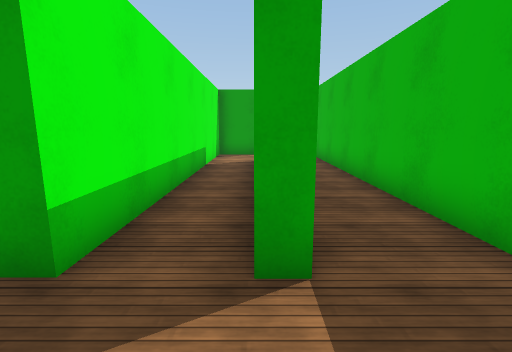
View 1 (above)

24 first-person views from a walk through a Unity game level. The camera is 1.4 m above the floor, tilts 10° down and sees 85° across. The floor is counted in squares, 1.07 m on a side. Each view is taken from the middle of a square. On the plan, view 1 faces up. The plan holds only what a view shows up to about 13 squares ahead; the rest is blank. The place goes on beyond the plan. The player is left out. Surface patterns are stand-ins for the level's own textures.

View 2
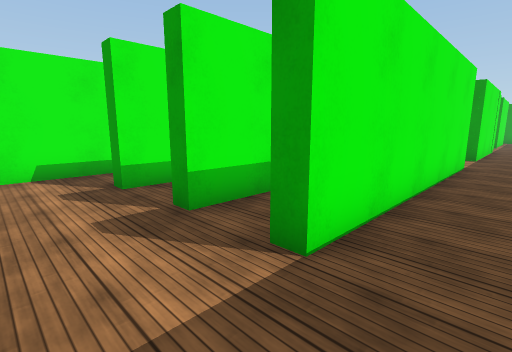

View 3
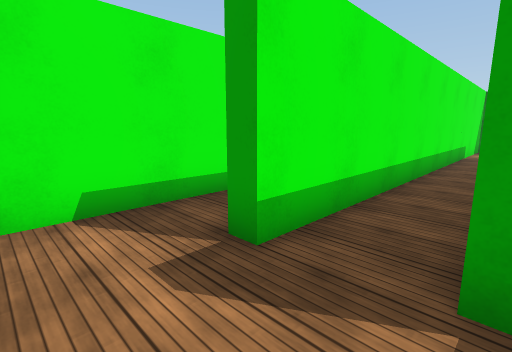

View 4
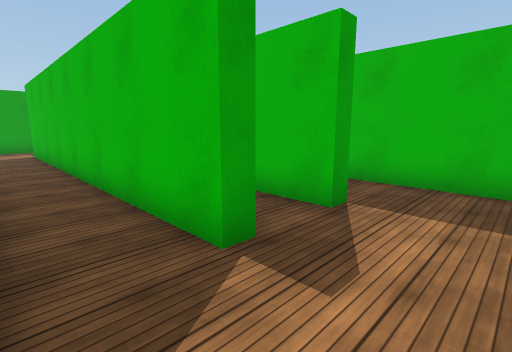

View 5
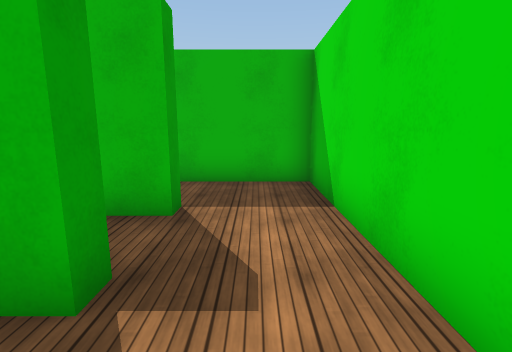

View 6
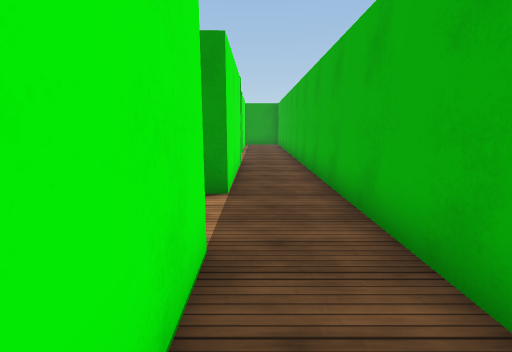

View 7
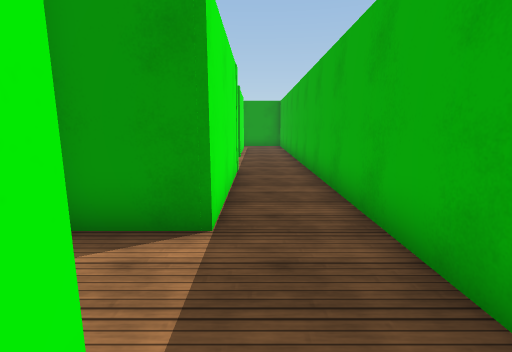

View 8
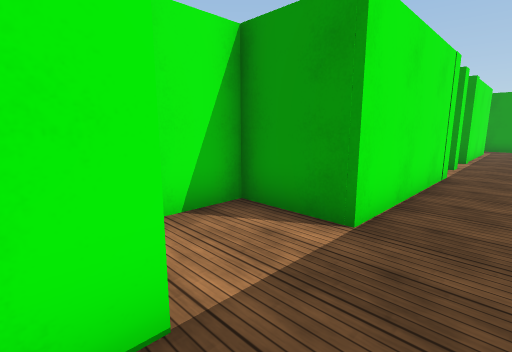

View 9
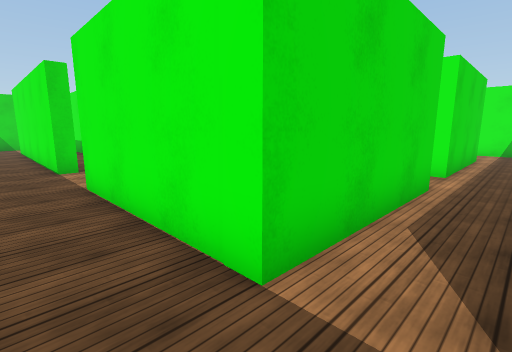

View 10
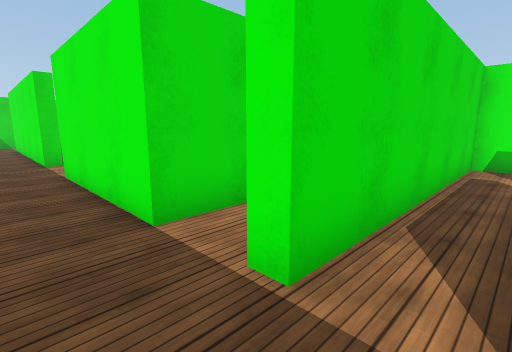

View 11
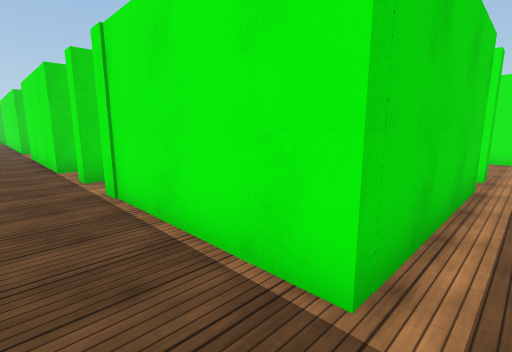

View 12
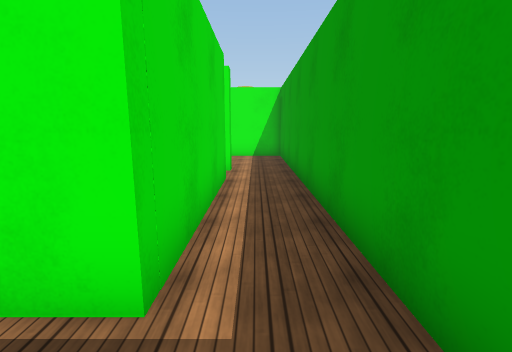

View 13
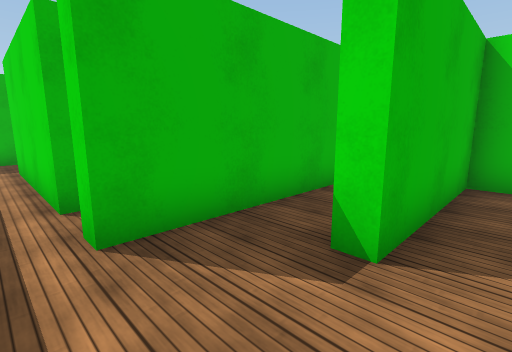

View 14
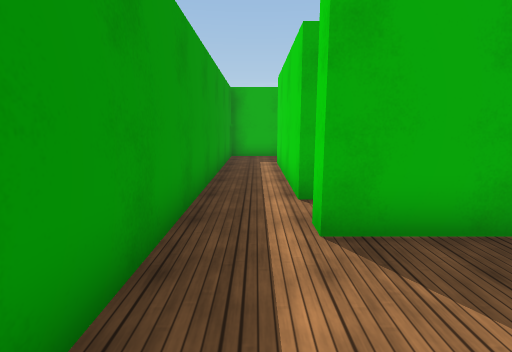

View 15
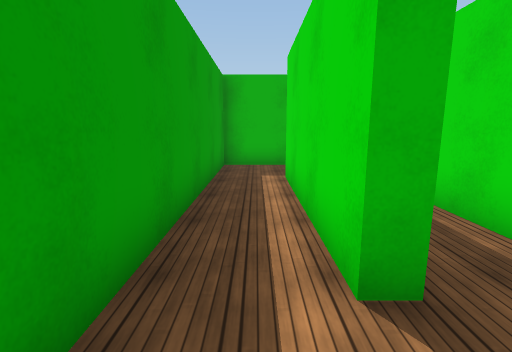

View 16
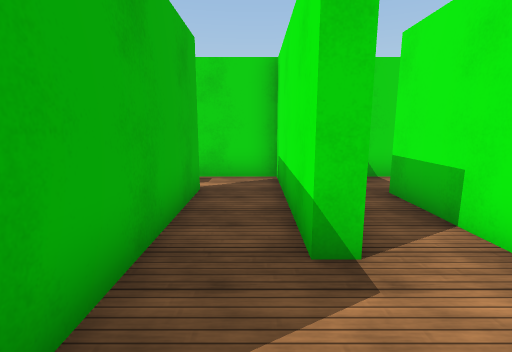

View 17
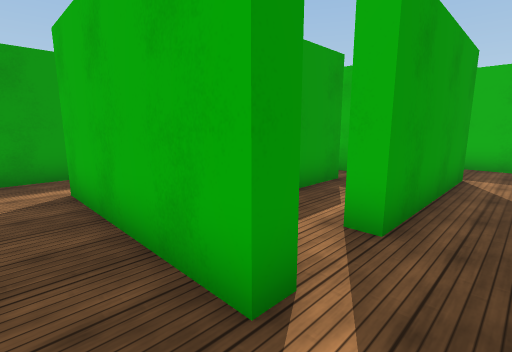

View 18
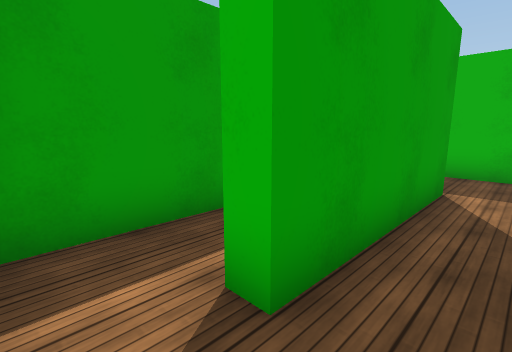

View 19
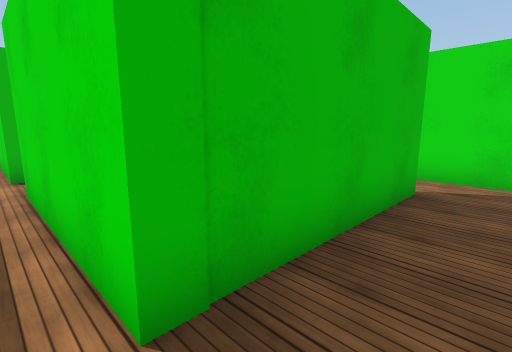

View 20
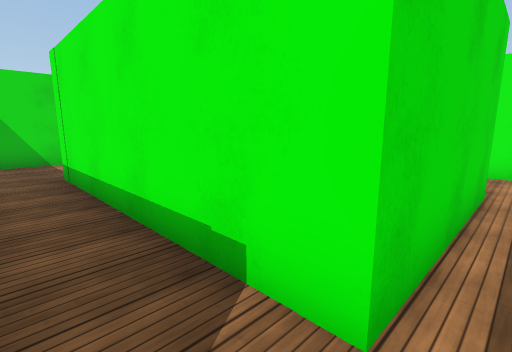

View 21
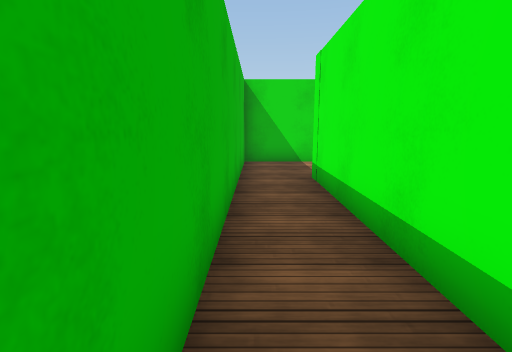

View 22
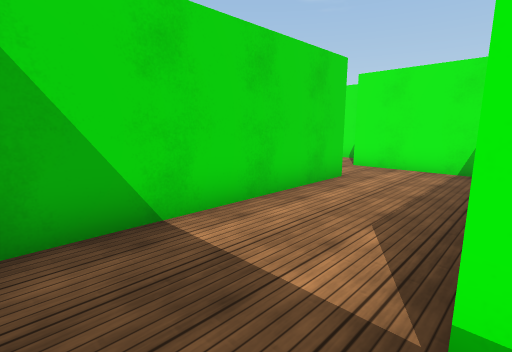

View 23
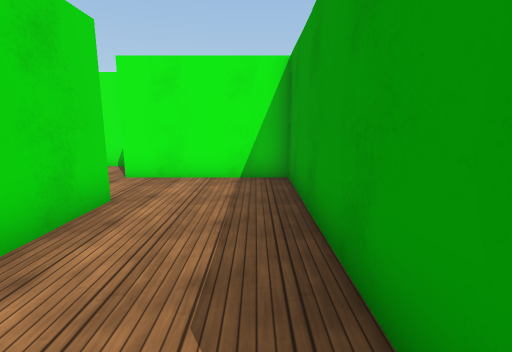

View 24
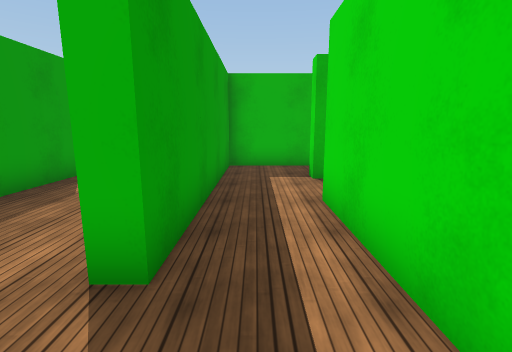

### Floor plan
Points are (right, up) in squares from view 1. A wall is a line through its corners. A room is listed if a view was taken in it or the views show most of it. See-through windows are left out.
Room 1 (views 1, 2, 3, 4, 5, 6, 7, 8, 9)
walls: (-0.1, 10.7) (0.5, 10.7) (0.5, 2.3) (0, 2.3) (0, 4); (-6.5, 2.6) (-6.5, 0.1); (-4.1, 15.6) (-4.1, 2.1) (-4.6, 2.1); (-2.8, -0.3) (2.6, -0.3) (2.6, 20.5); (0.5, 18.4) (0.5, 13.4) (-1.7, 13.4) (-1.7, 2.3) (-2.2, 2.3) (-2.2, 15.5); (0.3, 20.7) (0.3, 20.1)
ways out: opening at (1.5, 20) to room 2; opening at (0, 19) to room 6; opening at (-5.5, 3.5) to room 8; opening at (-3, 15)
Room 2 (views 10, 11, 12)
walls: (2.6, 26.9) (2.6, 29.1) (-6.5, 29.1); (2.6, 20.5) (2.6, 23); (-5.1, 27.2) (0.3, 27.2) (0.3, 22.2)
ways out: opening at (1.5, 20) to room 1; opening at (-7, 28) to room 3; opening at (0, 21) to room 4; opening at (-6, 27) to room 9
Room 3 (views 13, 14, 15, 16, 17)
walls: (-9.1, 25.4) (-8.6, 25.4) (-8.6, 20.7) (-6.6, 20.7); (-6.2, 22.2) (-6.8, 22.2) (-6.8, 27.2) (-6.2, 27.2); (-6.5, 29.1) (-10.7, 29.1) (-10.7, 26.9)
ways out: opening at (-7, 28) to room 2; opening at (-7, 21.5) to room 4; opening at (-10, 25)
Room 4 (view 18)
walls: (-1.5, 24.5) (-6, 24.5); (-6.6, 20.7) (0.3, 20.7); (0.3, 22.2) (-4.6, 22.2) (-4.6, 22.8)
ways out: opening at (0, 21) to room 2; opening at (-7, 21.5) to room 3; opening at (-1, 25) to room 9
Room 5 (view 19)
walls: (-11.4, 12.9) (-11.4, 18.4) (-6.5, 18.4); (-14.2, 19.4) (-14.2, 18.1); (-12.8, 11.3) (-10.9, 11.3)
ways out: opening at (-7, 19) to room 6; opening at (-11, 12)
Room 6 (views 20, 21, 22, 23)
walls: (-6.5, 18.4) (-6.5, 10.8) (-14.2, 10.8) (-14.2, 6.5); (-11.9, 6.9) (-11.9, 7.4) (-4.6, 7.4) (-4.6, 18.4) (0.5, 18.4)
ways out: opening at (0, 19) to room 1; opening at (-7, 19) to room 5; opening at (-12.5, 7)
Room 7 (view 24)
walls: (-16.3, 5.6) (-16.3, 5)
ways out: opening at (-14, 6)
Room 8 (no view inside)
walls: (-6.5, 3.8) (-6.5, 2.6); (-4.6, 4.1) (-4.6, 6.9) (-6.5, 6.9)
ways out: opening at (-5.5, 3.5) to room 1; opening at (-7, 5.5)
Room 9 (no view inside)
walls: (-3.9, 25) (-2.4, 25); (-5.1, 26.6) (-5.1, 27.2)
ways out: opening at (-6, 27) to room 2; opening at (-1, 25) to room 4

Positions as (right, up) in squares from view 1, and headings:
1: (0, 0), facing up
2: (2, 0), facing up-left
3: (-2, 0), facing up-left
4: (-4, 0), facing up-right
5: (-4, 1), facing right
6: (1, 8), facing up
7: (1, 10), facing up
8: (2, 10), facing up-left
9: (2, 20), facing down-left
10: (2, 22), facing down-left
11: (2, 28), facing down-left
12: (2, 28), facing left
13: (-10, 28), facing down-right
14: (-10, 28), facing right
15: (-7, 28), facing right
16: (-8, 28), facing down
17: (-8, 21), facing up-right
18: (-6, 21), facing up-right
19: (-13, 19), facing down-right
20: (-5, 19), facing down-left
21: (-5, 18), facing down
22: (-5, 11), facing down-left
23: (-7, 10), facing left
24: (-14, 6), facing right
